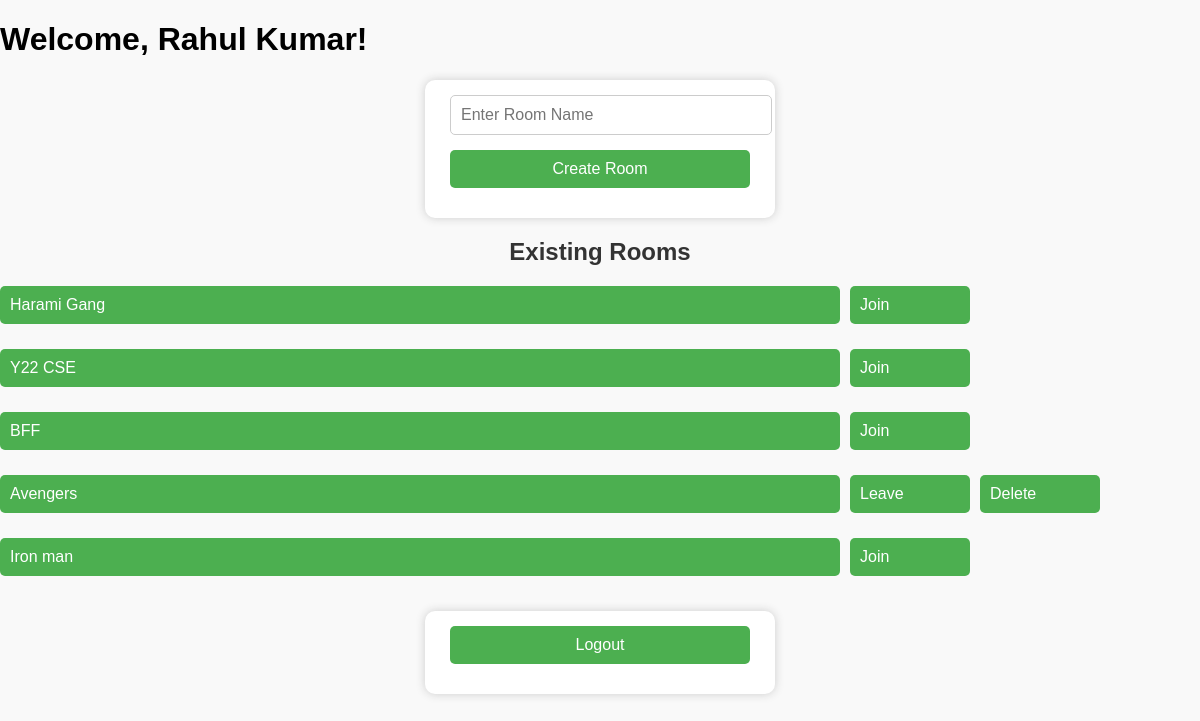
/ (signed in), run on the app's committed database.
### tables this page shows
CREATE TABLE rooms (
            room_id INTEGER PRIMARY KEY AUTOINCREMENT,
            room_name TEXT, created_on TEXT, created_by_user INTEGER);

### app.py (the view)
@app.route('/')
def index():
    if 'username' not in session:
        return redirect('/login')
    user_id = session['user_id']
    with sqlite3.connect(DATABASE) as con:
        c = con.cursor()
        c.execute("SELECT room_name, room_id, created_by_user FROM rooms")
        rooms = c.fetchall()
        c.execute("SELECT room_id FROM room_members WHERE user_id=?", (user_id,))
        joined_rooms = [r[0] for r in c.fetchall()]
    return render_template('index.html',
                         username=session['username'],
                         user_id=user_id,
                         rooms=rooms,
                         joined_rooms=joined_rooms)

### templates/index.html (shortened to what this page needs)
<!DOCTYPE html>
<html>
<head>
  <link rel="stylesheet" href="{{ url_for('static', filename='style.css') }}">
</head>
<body>
  <h1>Welcome, {{ username }}!</h1>
  <form action="/join" method="POST">
    <input type="text" name="room" placeholder="Enter Room Name" required>
    <button class="join" type="submit">Create Room</button>
  </form>
  <h2>Existing Rooms</h2>
  <ul id="room-list">
    {% for room, room_id, creator_id in rooms %}
      <li id="room-{{ room }}" style="display: flex; align-items: center; gap: 10px; margin-bottom: 10px;">
        <button style="flex: 0 0 70%; text-align: left;"
                onclick="loadchat('{{ room }}')"
                {% if room_id not in joined_rooms %}disabled {% else %} class="join" {% endif %}>
          {{ room }}
        </button>
        {% if room_id not in joined_rooms %}
          <button class="join" style="flex: 0 0 10%; text-align: left;" onclick="joinRoom('{{ room }}')">Join</button>
        {% else %}
          <button class="leave" style="flex: 0 0 10%; text-align: left;" onclick="leaveRoom('{{ room }}')">Leave</button>
        {% endif %}
        {% if creator_id == user_id %}
          <button class="delete" style="flex: 0 0 10%; text-align: left;" onclick="deleteRoom('{{ room }}')">Delete</button>
        {% endif %}
      </li>
    {% endfor %}
  </ul>
  <div style="margin-top: 20px;">
    <form action="/logout">
      <button class="leave" type="submit">Logout</button>
    </form>
  </div>
</body>
</html>

### static/style.css (style rules this page uses)
body { font-family: Arial, sans-serif; background: #f9f9f9; margin: 0; padding: 0; }
h2 { text-align: center; margin-top: 20px; color: #333; }
form { width: 300px; margin: 20px auto; background: #fff; padding: 15px 25px; border-radius: 10px; box-shadow: 0 0 10px #ccc; }
input, select, button { display: block; width: 100%; margin-bottom: 15px; padding: 10px; font-size: 1rem; border-radius: 5px; border: 1px solid #ccc; }
button { background-color: #4CAF50; color: white; cursor: pointer; border: none; }
body, html { margin: 0; padding: 0; width: 100%; overflow-x: hidden; box-sizing: border-box; }
#room-list { list-style-type: none; padding: 0; margin: 0; }
#room-list li { display: flex; align-items: center; gap: 10px; margin-bottom: 10px; width: 100%; box-sizing: border-box; }
#room-list button { box-sizing: border-box; }

### data on the page
rooms: room_name "Harami Gang"
rooms: room_name "Y22 CSE"
rooms: room_name "BFF"
rooms: room_name "Avengers"
rooms: room_name "Iron man"

### other printed values
{{ username }} "Rahul Kumar"
